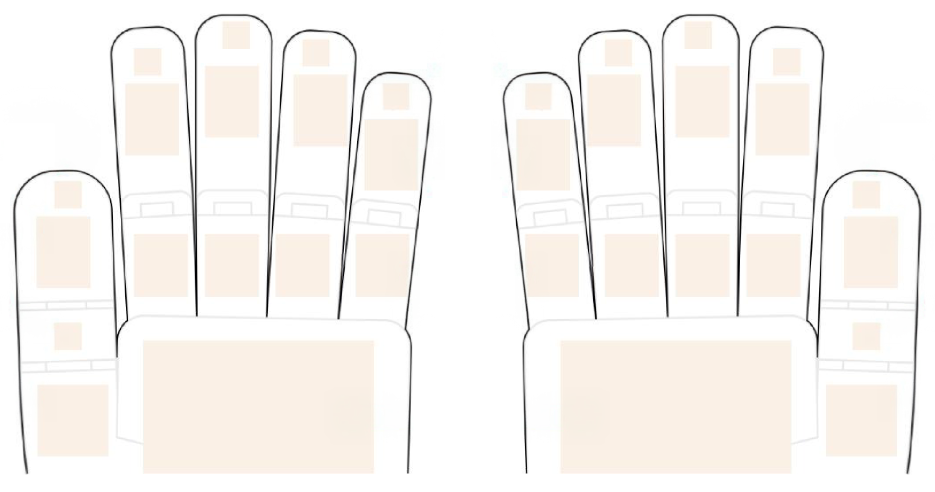
#> input picture annotation/background.png, 1870 x 984 px (shown at 1/2 size)
$ python -i viewer.py   (imports and definitions only)
#> lines starting #> are read from the running program, lines starting #| are printed output that depends on the picture
### annotation/consts.py
import os

IMAGE_PATH = os.path.abspath(os.path.join(os.path.dirname(__file__), 'background.png'))

# visualize_tactile에서 쓰는 센서별 tactile 이미지 shape (C, H, W)
TACTILE_TO_IMAGE_SHAPE = {
    "left_tactile_little_finger_tip": (3, 3, 3),
    "left_tactile_little_finger_nail": (3, 12, 8),
    "left_tactile_little_finger_pad": (3, 10, 8),
    "left_tactile_ring_finger_tip": (3, 3, 3),
    "left_tactile_ring_finger_nail": (3, 12, 8),
    "left_tactile_ring_finger_pad": (3, 10, 8),
    "left_tactile_middle_finger_tip": (3, 3, 3),
    "left_tactile_middle_finger_nail": (3, 12, 8),
    "left_tactile_middle_finger_pad": (3, 10, 8),
    "left_tactile_index_finger_tip": (3, 3, 3),
    "left_tactile_index_finger_nail": (3, 12, 8),
    "left_tactile_index_finger_pad": (3, 10, 8),
    "left_tactile_thumb_tip": (3, 3, 3),
    "left_tactile_thumb_nail": (3, 12, 8),
    "left_tactile_thumb_middle": (3, 3, 3),
    "left_tactile_thumb_pad": (3, 12, 8),
    "left_tactile_palm": (3, 8, 14),
    "right_tactile_little_finger_tip": (3, 3, 3),
    "right_tactile_little_finger_nail": (3, 12, 8),
    "right_tactile_little_finger_pad": (3, 10, 8),
    "right_tactile_ring_finger_tip": (3, 3, 3),
    "right_tactile_ring_finger_nail": (3, 12, 8),
    "right_tactile_ring_finger_pad": (3, 10, 8),
    "right_tactile_middle_finger_tip": (3, 3, 3),
    "right_tactile_middle_finger_nail": (3, 12, 8),
    "right_tactile_middle_finger_pad": (3, 10, 8),
    "right_tactile_index_finger_tip": (3, 3, 3),
    "right_tactile_index_finger_nail": (3, 12, 8),
    "right_tactile_index_finger_pad": (3, 10, 8),
    "right_tactile_thumb_tip": (3, 3, 3),
    "right_tactile_thumb_nail": (3, 12, 8),
    "right_tactile_thumb_middle": (3, 3, 3),
    "right_tactile_thumb_pad": (3, 12, 8),
    "right_tactile_palm": (3, 8, 14),
}

VERTICES = {
    "left_tactile_little_finger_tip": [(764, 166), (818, 166), (818, 219), (764, 219)],  # 54x53
    'left_tactile_little_finger_nail': [(730, 238), (836, 238), (836, 380), (730, 380)],  # 106x142
    'left_tactile_little_finger_pad': [(710, 468), (817, 468), (817, 593), (710, 593)],  # 107x125
    "left_tactile_ring_finger_tip": [(604, 79), (658, 79), (658, 132), (604, 132)],  # 54x53
    'left_tactile_ring_finger_nail': [(587, 148), (693, 148), (693, 290), (587, 290)],  # 106x142
    'left_tactile_ring_finger_pad': [(550, 468), (657, 468), (657, 593), (550, 593)],  # 107x125
    "left_tactile_middle_finger_tip": [(444, 43), (498, 43), (498, 96), (444, 96)],  # 54x53
    'left_tactile_middle_finger_nail': [(410, 132), (516, 132), (516, 274), (410, 274)],  # 106x142
    'left_tactile_middle_finger_pad': [(410, 468), (517, 468), (517, 593), (410, 593)],  # 107x125
    "left_tactile_index_finger_tip": [(267, 96), (321, 96), (321, 149), (267, 149)],  # 54x53
    'left_tactile_index_finger_nail': [(250, 168), (356, 168), (356, 310), (250, 310)],  # 106x142
    'left_tactile_index_finger_pad': [(267, 468), (374, 468), (374, 593), (267, 593)],  # 107x125
    "left_tactile_thumb_tip": [(109, 362), (163, 362), (163, 415), (109, 415)],  # 54x53
    'left_tactile_thumb_nail': [(73, 433), (179, 433), (179, 575), (73, 575)],  # 106x142
    "left_tactile_thumb_middle": [(109, 645), (163, 645), (163, 698), (109, 698)],  # 54x53
    "left_tactile_thumb_pad": [(75, 770), (216, 770), (216, 912), (75, 912)],  # 141x142
    'left_tactile_palm': [(285, 682), (747, 682), (747, 947), (285, 947)],  # 462x264
    "right_tactile_ring_finger_tip": [(1209, 79), (1263, 79), (1263, 132), (1209, 132)],  # 54x53
    'right_tactile_little_finger_nail': [(1033, 238), (1139, 238), (1139, 380), (1033, 380)],  # 106x142
    'right_tactile_little_finger_pad': [(1050, 468), (1157, 468), (1157, 593), (1050, 593)],  # 107x125
    "right_tactile_middle_finger_tip": [(1369, 43), (1423, 43), (1423, 96), (1369, 96)],  # 54x53
    'right_tactile_ring_finger_nail': [(1174, 148), (1280, 148), (1280, 290), (1174, 290)],  # 106x142
    'right_tactile_ring_finger_pad': [(1210, 468), (1317, 468), (1317, 593), (1210, 593)],  # 107x125
    "right_tactile_little_finger_tip": [(1049, 166), (1103, 166), (1103, 219), (1049, 219)],  # 54x53
    'right_tactile_middle_finger_nail': [(1351, 132), (1457, 132), (1457, 274), (1351, 274)],  # 106x142
    'right_tactile_middle_finger_pad': [(1350, 468), (1457, 468), (1457, 593), (1350, 593)],  # 107x125
    "right_tactile_index_finger_tip": [(1546, 96), (1600, 96), (1600, 149), (1546, 149)],  # 54x53
    'right_tactile_index_finger_nail': [(1511, 168), (1617, 168), (1617, 310), (1511, 310)],  # 106x142
    'right_tactile_index_finger_pad': [(1493, 468), (1600, 468), (1600, 593), (1493, 593)],  # 107x125
    "right_tactile_thumb_tip": [(1704, 362), (1758, 362), (1758, 415), (1704, 415)],  # 54x53
    'right_tactile_thumb_nail': [(1688, 433), (1794, 433), (1794, 575), (1688, 575)],  # 106x142
    "right_tactile_thumb_middle": [(1704, 645), (1758, 645), (1758, 698), (1704, 698)],  # 54x53
    "right_tactile_thumb_pad": [(1651, 770), (1792, 770), (1792, 912), (1651, 912)],  # 141x142
    'right_tactile_palm': [(1120, 682), (1582, 682), (1582, 946), (1118, 946)],  # 462x264
}


def split_vertice(vertices, image_shape):
    """
    vertices: [(x1,y1), (x2,y2), (x3,y3), (x4,y4)]  # axis-aligned rectangle assumed
    image_shape: (C, H, W)  # channel, height, width

    return: list of list of vertices (H x W)
    """
    _, H, W = image_shape

    xs = [v[0] for v in vertices]
    ys = [v[1] for v in vertices]
    x_min, x_max = min(xs), max(xs)
    y_min, y_max = min(ys), max(ys)

    x_edges = [round(x_min + (x_max - x_min) * c / W) for c in range(W + 1)]
    y_edges = [round(y_min + (y_max - y_min) * r / H) for r in range(H + 1)]

    sub_rects = []
    for r in range(H):
        row = []
        for c in range(W):
            x0, x1 = x_edges[c], x_edges[c + 1]
            y0, y1 = y_edges[r], y_edges[r + 1]
            row.append([(x0, y0), (x1, y0), (x1, y1), (x0, y1)])
        sub_rects.append(row)

    return sub_rects


# [54 lines that do not run on import are left out]

### annotation/viewer.py
"""
viewer.py - Batch JSONL + Dataset 뷰어

기능:
1) batch 모드: 기존 batch_input.jsonl 뷰어
2) dataset 모드: episodes_meta.json 기반 RGB + 좌/우 손 tactile 시각화
   - tactile은 센서 이미지를 좌/우 손별로 이어붙여 2장으로 표시

Usage:
    python annotation/viewer.py --mode dataset
    python annotation/viewer.py --mode dataset --frames_meta annotation/frames/episodes_meta.json
    python annotation/viewer.py --mode batch --jsonl annotation/batch/batch_input.jsonl
"""

import argparse
import base64
import io
import json
import os
import urllib.parse
from http.server import BaseHTTPRequestHandler, HTTPServer
from pathlib import Path

from PIL import Image, ImageDraw, ImageEnhance, ImageOps

from consts import IMAGE_PATH, TACTILE_TO_IMAGE_SHAPE, VERTICES, split_vertice

# ── 전역 상태 ──────────────────────────────────────────────────────────────────
RECORDS: list[dict] = []
VIEW_MODE = "dataset"
TACTILE_DISPLAY_SCALE = 0.8
GT_TEXT_BY_ID: dict[str, str] = {}
ANNOTATION_TEXT_BY_ID: dict[str, str] = {}
EMBEDDING_MODEL_NAME = "sentence-transformers/all-MiniLM-L6-v2"
ENABLE_SIMILARITY = True
_EMBEDDER = None
_EMBEDDER_ERROR = ""
TEXT_SIMILARITY_BY_ID: dict[str, float] = {}


# [58 lines left out: functions load_jsonl, load_dataset_records, not called in this run]


def _enhance_gray_image(img: Image.Image, contrast: float = 1.8) -> Image.Image:
    gray = img.convert("L")
    gray = ImageOps.autocontrast(gray, cutoff=1)
    if contrast != 1.0:
        gray = ImageEnhance.Contrast(gray).enhance(contrast)
    return gray


def _contact_color(v: int) -> tuple[int, int, int]:
    v = max(0, min(255, int(v)))
    threshold = 120
    if v < threshold:
        d = int(v * 0.28)
        return (d, d, d)
    a = (v - threshold) / (255.0 - threshold)
    r = int(210 + 45 * a)
    g = int(70 * (1.0 - a))
    b = int(45 * (1.0 - a))
    return (r, g, b)


def _draw_sensor_outlines(
    canvas: Image.Image,
    line_color: tuple[int, int, int] = (40, 40, 40),
    line_width: int = 2,
) -> None:
    draw = ImageDraw.Draw(canvas)
    for verts in VERTICES.values():
        draw.polygon(verts, outline=line_color, width=line_width)


def _background_canvas(size: tuple[int, int]) -> Image.Image:
    if os.path.exists(IMAGE_PATH):
        bg = Image.open(IMAGE_PATH).convert("RGB")
        if bg.size != size:
            bg = bg.resize(size, Image.Resampling.BILINEAR)
        return bg
    return Image.new("RGB", size, (255, 255, 255))


def _to_contact_highlight_rgb(img: Image.Image) -> Image.Image:
    """background.png 위에 tactile polygon만 접촉 강조 색으로 칠한다."""
    out = _background_canvas(img.size)
    gray = _enhance_gray_image(img)
    draw = ImageDraw.Draw(out)

    for sensor_name, verts in VERTICES.items():
        if sensor_name not in TACTILE_TO_IMAGE_SHAPE:
            continue
        c, h, w = TACTILE_TO_IMAGE_SHAPE[sensor_name]
        if c != 3:
            continue

        quads = split_vertice(verts, (c, h, w))
        for r in range(h):
            for col in range(w):
                quad = quads[r][col]
                cx = int(sum(p[0] for p in quad) / 4)
                cy = int(sum(p[1] for p in quad) / 4)
                cx = max(0, min(cx, gray.width - 1))
                cy = max(0, min(cy, gray.height - 1))
                v = int(gray.getpixel((cx, cy)))
                draw.polygon(quad, fill=_contact_color(v))

    _draw_sensor_outlines(out)
    return out


# [18 lines left out: function image_file_to_data_url, not called in this run]


def _sensor_sort_key(sensor_name: str) -> tuple[int, int, str]:
    # legacy helper (unused)
    return (0, 0, sensor_name)


# [240 lines left out: functions build_hand_strip, _make_tactile_canvas, build_combined_tactile_image, _parse_ep_fr_from_custom_id, _extract_sentence_from_record, load_text_map_jsonl and 5 more, not called in this run]


# ── HTML 빌더 ──────────────────────────────────────────────────────────────────
CSS = """
* { box-sizing: border-box; margin: 0; padding: 0; }
body { font-family: 'Segoe UI', Arial, sans-serif; background: #1a1a2e; color: #e0e0e0; }
header {
    background: #16213e;
    padding: 14px 24px;
    display: flex;
    align-items: center;
    gap: 16px;
    border-bottom: 2px solid #0f3460;
    position: sticky; top: 0; z-index: 100;
}
header h1 { font-size: 1.15rem; color: #e94560; }
.episode-chip {
    font-size: 0.85rem;
    color: #ffd166;
    background: #0d1b2a;
    border: 1px solid #0f3460;
    border-radius: 999px;
    padding: 4px 10px;
}
.nav-btn {
    padding: 6px 18px; border-radius: 6px; border: none;
    background: #0f3460; color: #e0e0e0; cursor: pointer; font-size: 0.9rem;
}
.nav-btn:hover { background: #e94560; }
.nav-btn:disabled { opacity: 0.3; cursor: default; }
#idx-display { font-size: 0.9rem; min-width: 120px; text-align: center; }
#jump-input {
    width: 80px; padding: 5px 8px; border-radius: 6px;
    border: 1px solid #0f3460; background: #16213e; color: #e0e0e0;
}
.main { max-width: 1500px; margin: 24px auto; padding: 0 24px; }
.media-row { display: grid; grid-template-columns: 1fr 1fr; gap: 20px; align-items: start; }
.card {
    background: #16213e;
    border-radius: 12px;
    padding: 20px 24px;
    margin-bottom: 20px;
    border: 1px solid #0f3460;
}
.card h2 { font-size: 0.85rem; color: #e94560; text-transform: uppercase; letter-spacing: 1px; margin-bottom: 10px; }
.meta-grid { display: flex; gap: 24px; flex-wrap: wrap; }
.meta-item label { font-size: 0.75rem; color: #888; display: block; }
.meta-item span  { font-size: 0.95rem; color: #fff; font-weight: 600; }
.img-wrap { overflow-x: auto; text-align: center; padding: 8px 0; }
.img-wrap img {
    max-height: 520px;
    border-radius: 8px;
    border: 2px solid #0f3460;
    cursor: pointer;
}
.img-wrap img:hover { border-color: #e94560; }
.grid-2 { display: grid; grid-template-columns: 1fr 1fr; gap: 16px; }
pre {
    white-space: pre-wrap; word-break: break-word;
    background: #0d1b2a; padding: 14px; border-radius: 8px;
    font-size: 0.82rem; line-height: 1.6; color: #b0c4de;
    max-height: 260px; overflow-y: auto;
}
/* GT/Annotation 박스는 항상 같은 높이 + 스크롤바 공간 고정 */
#gt-text, #annotation-text {
    height: 120px;
    max-height: 120px;
    min-height: 120px;
    overflow-y: scroll;
}
#lb { display:none; position:fixed; inset:0; background:rgba(0,0,0,.85); z-index:200; align-items:center; justify-content:center; }
#lb.open { display:flex; }
#lb img { max-width:95vw; max-height:95vh; border-radius:8px; }
#lb-close { position:fixed; top:16px; right:24px; font-size:2rem; cursor:pointer; color:#fff; }
#progress { height: 4px; background: #0f3460; position: fixed; top: 0; left: 0; z-index: 200; transition: width 0.3s; }
@media (max-width: 1100px) { .media-row { grid-template-columns: 1fr; } }
@media (max-width: 1000px) { .grid-2 { grid-template-columns: 1fr; } }
"""

JS = """
let idx = 0;
const total = window.__TOTAL__;

function updateProgress() {
    document.getElementById('progress').style.width = ((idx + 1) / total * 100) + '%';
}

function setImage(elId, b64, mime) {
    const el = document.getElementById(elId);
    if (!b64) {
        el.style.display = 'none';
        return;
    }
    el.style.display = '';
    el.src = `data:${mime};base64,${b64}`;
}

function applyDisplayScale() {
    const tactile = document.getElementById('tactile-img');
    const scale = window.__TACTILE_DISPLAY_SCALE__;
    tactile.style.width = (scale * 100) + '%';
    tactile.style.height = 'auto';
}

function load(i) {
    if (i < 0 || i >= total) return;
    idx = i;
    updateProgress();

    fetch('/record?idx=' + i)
        .then(r => r.json())
        .then(data => {
            document.getElementById('idx-display').textContent = (i + 1) + ' / ' + total;
            document.getElementById('custom-id').textContent = data.custom_id;
            document.getElementById('mode-id').textContent = data.mode;
            document.getElementById('task-id').textContent = data.task || '-';
            document.getElementById('episode-id').textContent = data.episode_index;
            document.getElementById('episode-chip').textContent = 'EP ' + data.episode_index;
            document.getElementById('frame-id').textContent = data.frame_index;
            document.getElementById('model-id').textContent = data.model;
            document.getElementById('tactile-count').textContent = data.tactile_count;

            setImage('rgb-img', data.rgb_b64, data.rgb_mime);
            setImage('tactile-img', data.tactile_b64, data.tactile_mime);

            const isBatch = data.mode === 'batch';
            document.getElementById('prompt-section').style.display = isBatch ? '' : 'none';
            document.getElementById('user-text').textContent = data.user_text || '';
            document.getElementById('system-text').textContent = data.system_text || '';

            const hasText = !!data.has_text_annotation;
            document.getElementById('text-annotation-section').style.display = (data.mode === 'dataset') ? '' : 'none';
            document.getElementById('gt-text').textContent = data.gt_text || '-';
            document.getElementById('annotation-text').textContent = data.annotation_text || '-';

            const simRaw = (typeof data.text_similarity === 'number')
                ? Math.max(-1.0, Math.min(1.0, data.text_similarity))
                : null;
            document.getElementById('similarity-wrap').style.display = (data.mode === 'dataset') ? '' : 'none';

            const leftFill = document.getElementById('similarity-left-fill');
            const rightFill = document.getElementById('similarity-right-fill');
            leftFill.style.width = '0%';
            rightFill.style.width = '0%';

            if (hasText && simRaw !== null) {
                const halfPct = (Math.abs(simRaw) * 50.0).toFixed(2) + '%';
                if (simRaw >= 0) {
                    rightFill.style.width = halfPct;
                    rightFill.style.background = '#16c47f';
                } else {
                    leftFill.style.width = halfPct;
                    leftFill.style.background = '#ff5d73';
                }
                document.getElementById('similarity-label').textContent = simRaw.toFixed(3);
            } else {
                document.getElementById('similarity-label').textContent = 'N/A';
            }

            document.getElementById('jump-input').value = i + 1;
            document.getElementById('btn-prev').disabled = (i === 0);
            document.getElementById('btn-next').disabled = (i === total - 1);
        });
}

document.addEventListener('DOMContentLoaded', () => {
    applyDisplayScale();
    load(0);
    document.getElementById('btn-prev').onclick = () => load(idx - 1);
    document.getElementById('btn-next').onclick = () => load(idx + 1);
    document.getElementById('jump-input').addEventListener('change', e => {
        const v = parseInt(e.target.value, 10);
        if (!isNaN(v)) load(Math.max(0, Math.min(total - 1, v - 1)));
    });
    document.addEventListener('keydown', e => {
        if (e.key === 'ArrowRight' || e.key === 'ArrowDown') load(idx + 1);
        if (e.key === 'ArrowLeft'  || e.key === 'ArrowUp')   load(idx - 1);
    });

    document.querySelectorAll('.zoomable').forEach((img) => {
        img.addEventListener('click', () => {
            if (!img.src) return;
            document.getElementById('lb-img').src = img.src;
            document.getElementById('lb').classList.add('open');
        });
    });
    document.getElementById('lb-close').onclick = () =>
        document.getElementById('lb').classList.remove('open');
    document.getElementById('lb').onclick = (e) => {
        if (e.target === document.getElementById('lb'))
            document.getElementById('lb').classList.remove('open');
    };
});
"""

HTML_TEMPLATE = """<!DOCTYPE html>
<html lang="ko">
<head>
<meta charset="utf-8">
<meta name="viewport" content="width=device-width, initial-scale=1">
<title>Dataset Viewer</title>
<style>{css}</style>
</head>
<body>
<div id="progress"></div>
<div id="lb"><span id="lb-close">X</span><img id="lb-img" src="" alt="full"></div>

<header>
  <h1>RGB + Hand Tactile Viewer</h1>
  <span id="episode-chip" class="episode-chip">EP -</span>
  <button class="nav-btn" id="btn-prev">Prev</button>
  <span id="idx-display">- / {total}</span>
  <button class="nav-btn" id="btn-next">Next</button>
  <input id="jump-input" type="number" min="1" max="{total}" title="Jump to index" />
  <span style="font-size:0.8rem;color:#888">총 {total}개</span>
</header>

<div class="main">
  <div class="card">
    <h2>Record Info</h2>
    <div class="meta-grid">
      <div class="meta-item"><label>Mode</label><span id="mode-id">-</span></div>
      <div class="meta-item"><label>Custom ID</label><span id="custom-id">-</span></div>
      <div class="meta-item"><label>Task</label><span id="task-id">-</span></div>
      <div class="meta-item"><label>Episode</label><span id="episode-id">-</span></div>
      <div class="meta-item"><label>Frame</label><span id="frame-id">-</span></div>
      <div class="meta-item"><label>Model(batch)</label><span id="model-id">-</span></div>
      <div class="meta-item"><label>Tactile Sensors</label><span id="tactile-count">0</span></div>
    </div>
  </div>

  <div class="media-row">
    <div class="card">
      <h2>RGB Camera</h2>
      <div class="img-wrap">
        <img id="rgb-img" class="zoomable" src="" alt="rgb">
      </div>
    </div>

    <div class="card">
      <h2>Tactile (Palm Layout, Combined)</h2>
      <div class="img-wrap"><img id="tactile-img" class="zoomable" src="" alt="tactile combined"></div>
    </div>
  </div>

  <div class="card" id="text-annotation-section" style="display:none">
    <h2>Text Annotation</h2>
    <h2 style="margin-top:8px">GT Sentence</h2>
    <pre id="gt-text"></pre>
    <h2 style="margin-top:16px">Annotation Sentence</h2>
    <pre id="annotation-text"></pre>
    <div id="similarity-wrap" style="display:none; margin-top:14px;">
      <h2 style="margin-bottom:8px">Embedding Cosine Similarity (-1 ~ 1, centered at 0)</h2>
      <div style="position:relative;background:#0d1b2a;border:1px solid #0f3460;border-radius:999px;height:14px;overflow:hidden;">
        <div id="similarity-left-fill" style="position:absolute;right:50%;top:0;height:100%;width:0%;background:#ff5d73;"></div>
        <div id="similarity-right-fill" style="position:absolute;left:50%;top:0;height:100%;width:0%;background:#16c47f;"></div>
        <div style="position:absolute;left:50%;top:0;transform:translateX(-50%);height:100%;width:2px;background:#9fb4d1;"></div>
      </div>
      <div style="display:flex;justify-content:space-between;margin-top:6px;font-size:0.75rem;color:#9fb4d1;">
        <span>-1.0</span><span>0.0</span><span>1.0</span>
      </div>
      <div style="margin-top:4px;font-size:0.85rem;color:#c6d2ea;">score: <span id="similarity-label">N/A</span></div>
    </div>
  </div>

  <div class="card" id="prompt-section" style="display:none">
    <h2>Batch Prompt</h2>
    <h2 style="margin-top:8px">User</h2>
    <pre id="user-text"></pre>
    <h2 style="margin-top:16px">System</h2>
    <pre id="system-text"></pre>
  </div>
</div>

<script>window.__TOTAL__ = {total};</script>
<script>window.__TACTILE_DISPLAY_SCALE__ = {tactile_scale};</script>
<script>{js}</script>
</body>
</html>
"""


def build_html(total: int, tactile_scale: float) -> str:
    return HTML_TEMPLATE.format(css=CSS, js=JS, total=total, tactile_scale=tactile_scale)


# ── HTTP 핸들러 ────────────────────────────────────────────────────────────────
class Handler(BaseHTTPRequestHandler):
    def log_message(self, fmt, *args):
        pass

    # [202 lines left out: functions send_json, send_html, do_GET, _latest_annotation_jsonl_defaults, main, not called in this run]


# [2 lines not run here, left out]

>>> from PIL import Image
>>> picture = Image.open('background.png')
#> picture is the input picture: PIL image 1870x984 RGB; mean R, G, B 247.8, 244.6, 241.4
>>> result = _to_contact_highlight_rgb(picture)
#> in _enhance_gray_image, `gray = ImageOps.autocontrast(gray, cutoff=1)`:
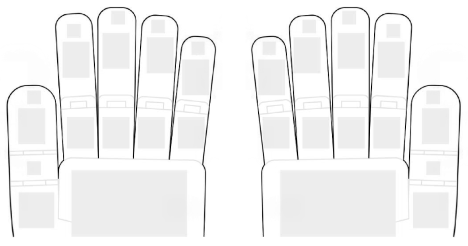
#> gray: PIL image 1870x984 L (shown at 1/4 size); min 0, max 255, mean 242.1
#> in _enhance_gray_image, `gray = ImageEnhance.Contrast(gray).enhance(contrast)`:
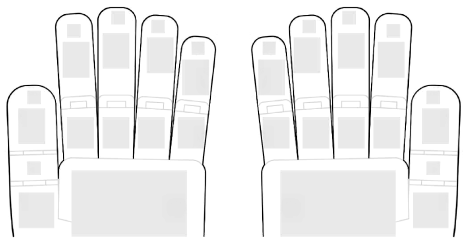
#> gray: PIL image 1870x984 L (shown at 1/4 size); min 0, max 255, mean 239.6
#> in _draw_sensor_outlines, `draw = ImageDraw.Draw(canvas)`:
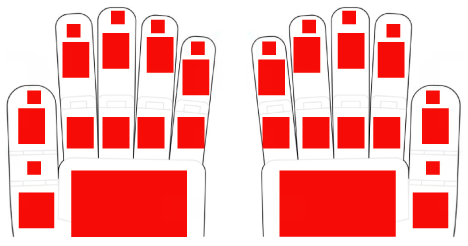
#> canvas: PIL image 1870x984 RGB (shown at 1/4 size); mean R, G, B 246.9, 171.9, 170.5
#> in _to_contact_highlight_rgb, `_draw_sensor_outlines(out)`:
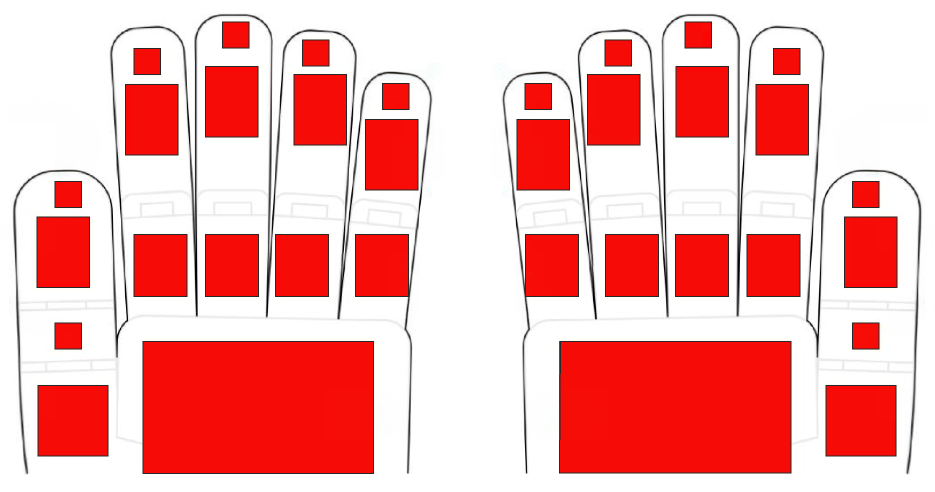
#> out: PIL image 1870x984 RGB (shown at 1/2 size); mean R, G, B 243.4, 172.4, 171
